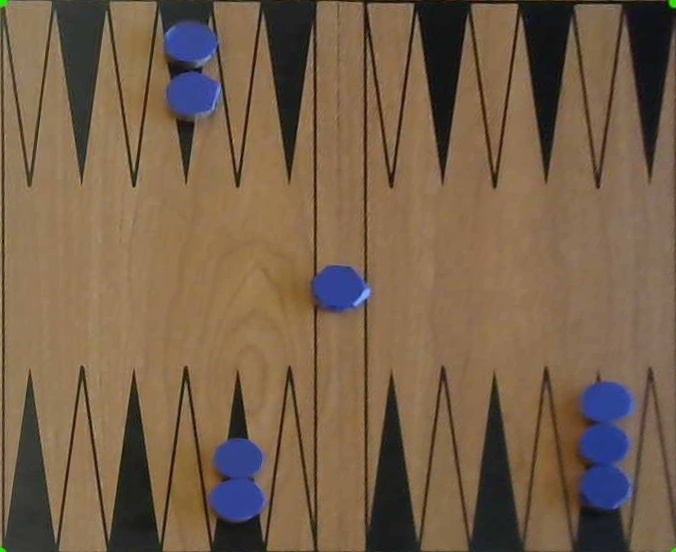
#> input picture Computer Vision/imageTest.jpg, 676 x 552 px, given in place of the camera
$ jupyter execute --allow-errors ComputerVision.ipynb   (text cells are left out)
#> lines starting #> are read from the running program, lines starting #| are printed output that depends on the picture
[cell 1]
# Install a pip package in the current Jupyter kernel
# import sys
# !{sys.executable} -m pip install --upgrade imutils
# !{sys.executable} -m pip install --upgrade opencv-python
# !{sys.executable} -m pip install --upgrade keyboard

[cell 2]
# import the necessary packages
import argparse
import imutils
import cv2
import numpy as np

[cell 3]
# CONSTANTS

# Constant for where the camera is
# 0 is where the black player sits
# 1 is side of board turning 90 degrees anticlockwise
# 2 is where the white player sits
# 3 is 90 degrees clockwise from where the black player sits
BOARD_SIDE = 3
BOARD_ANGLE = BOARD_SIDE * 90

SPIKE_WIDTH = 1 / 13
SPIKE_RADIUS = SPIKE_WIDTH / 2
SPIKE_HEIGHT = 8.5 / 22
MIDDLE_HEIGHT = 1 - (2 * SPIKE_HEIGHT)

BLACK_COLOUR_LOWER = [50,104,110]
BLACK_COLOUR_HIGHER = [179,255,255]

WHITE_COLOUR_LOWER = [50,0,200]
WHITE_COLOUR_HIGHER = [179,255,255]

BORDER_COLOUR_LOWER = [25,105,149]
BORDER_COLOUR_HIGHER = [60,255,255]

TOKEN_RADIUS = SPIKE_RADIUS
TOKEN_GAP = SPIKE_WIDTH + 0.2 / 22

[cell 4]
def get_shapes(image, lower, upper, seperate = False):
    lower = np.array(lower, dtype = "uint8")
    upper = np.array(upper, dtype = "uint8")

    # Our image is already white on black, but we apply grayscale
    # again, blur the image for better detection and then apply
    # a threshold.
    hsv = cv2.cvtColor(image, cv2.COLOR_BGR2HSV)
    mask = cv2.inRange(hsv, lower, upper)
    image = cv2.bitwise_and(image, image, mask = mask)

    cv2.imshow("output", image)
    cv2.waitKey(0)
    cv2.destroyAllWindows()

    cnt = None

    gray = cv2.cvtColor(image, cv2.COLOR_BGR2GRAY)
    blurred = cv2.GaussianBlur(gray, (5, 5), 0)
    thresh = cv2.threshold(blurred, 60, 255, cv2.THRESH_OTSU)[1]

    if seperate:

        kernel = np.ones((3,3),np.uint8)
        opening = cv2.morphologyEx(thresh,cv2.MORPH_OPEN,kernel, iterations = 2) #gets rid of small unwanted features


        dist_transform = cv2.distanceTransform(opening,cv2.DIST_L2,5) #points further away from the edge are grayed more
        ret, separate = cv2.threshold(dist_transform,0.7*dist_transform.max(),255,0) #binarize

        separate = np.uint8(separate)

        cv2.imshow("circles mask", separate)
        cv2.waitKey(0)
        cv2.destroyAllWindows()
        # We find the contours on the small circles calculated from the code
        cnts = cv2.findContours(separate.copy(), cv2.RETR_EXTERNAL,cv2.CHAIN_APPROX_SIMPLE)
    else:
        # If we do not want to seperate the circles we simply find contours
        # on a copy of the threshold
        cnts = cv2.findContours(thresh.copy(), cv2.RETR_EXTERNAL,cv2.CHAIN_APPROX_SIMPLE)


    # find the colors within the specified boundaries and apply the mask

    # Each element has the form (x,y,area)
    xs = [];
    ys = [];
    areas = [];

    # Contours are a curve that joins all the continous points
    # around an object with a specific colour intensity.
    # in openCV this is finding white objects on a black background.
    cnts = imutils.grab_contours(cnts)


    # loop over the contours
    for c in cnts:
        # Compute the center of the contour
        M = cv2.moments(c) # Weighted average of pixel intensities

        # Computing the coordinates of the centre of each token.
        # Coordinates are relative to the image.
        # So they are on a 1200 by 720 grid.

        # Small amount of the colour picked up, ignore as no area so
        # will not be a token.
        if M["m00"] <= 0: continue

        xs.append(M["m10"] / M["m00"])
        ys.append(M["m01"] / M["m00"])

        x = int(M["m10"] / M["m00"])
        y = int(M["m01"] / M["m00"])

        # Code off of the internet that can plot the contours.
        cv2.drawContours(image, [c], -1, (0, 255, 0), 2)
        cv2.circle(image, (x, y), 7, (255, 255, 255), -1)
        cv2.putText(image, "center", (x - 20, y - 20),
        cv2.FONT_HERSHEY_SIMPLEX, 0.5, (255, 255, 255), 2)

        cv2.imshow('board.jpg',image)
        cv2.waitKey(0)
        cv2.destroyAllWindows()

    return np.vstack((xs,ys))

[cell 5]
def perspective_transform(image):

    pts = np.transpose(get_shapes(image, BORDER_COLOUR_LOWER, BORDER_COLOUR_HIGHER))
    rect = np.zeros((4, 2), dtype = "float32")

    a = pts.sum(axis = 1)
    rect[0] = pts[np.argmin(a)]
    rect[3] = pts[np.argmax(a)]

    b = np.diff(pts, axis = 1)
    rect[1] = pts[np.argmin(b)]
    rect[2] = pts[np.argmax(b)]

    (tl, tr, bl, br) = rect

    widthA = np.sqrt(((br[0] - bl[0]) ** 2) + ((br[1] - bl[1]) ** 2))
    widthB = np.sqrt(((tr[0] - tl[0]) ** 2) + ((tr[1] - tl[1]) ** 2))
    maxWidth = max(int(widthA), int(widthB))

    heightA = np.sqrt(((tr[0] - br[0]) ** 2) + ((tr[1] - br[1]) ** 2))
    heightB = np.sqrt(((tl[0] - bl[0]) ** 2) + ((tl[1] - bl[1]) ** 2))
    maxHeight = max(int(heightA), int(heightB))

    dst = np.array([[0, 0],[maxWidth , 0],[0, maxHeight],[maxWidth, maxHeight]], dtype = "float32")

    # compute the perspective transform matrix and then apply it
    pt = cv2.getPerspectiveTransform(rect, dst)
    warped = cv2.warpPerspective(image, pt, (maxWidth, maxHeight))


    return warped

[cell 6]
# [51 lines left out: function report_positions, not called in this run]

[cell 7]
# [18 lines left out: function count_colours, not called in this run]

[cell 8]
def abstract_board(board):
    return [count_colours(spike) for spike in board]

[cell 9]
class VisionError(Exception):
    # Base class for exceptions for computer vision
    pass

class CameraReadError(VisionError):
    # Exception raised for error reading from the camera.
    def __init__(self, message):
        self.message = message

class BoardStateError(VisionError):
    # Exepction raised for multiple colours appear to be on the same spike
    def __init__(self, message):
        self.message = message

class MoveRegisteredError(VisionError):
    # Exception raised for multiple pieces being knocked off from one spike
    def __init__(self, message):
        self.message = message

[cell 10]
# TEST BOARDS

test_board1 = [("W", 2),("N", 0),("N", 0),("N", 0),("N", 0),("B", 5),
                 ("N", 0),("B", 3),("N", 0),("N", 0),("N", 0),("W", 5),
                 ("B", 5),("N", 0),("N", 0),("N", 0),("W", 3),("N", 0),
                 ("W", 5),("N", 0),("N", 0),("N", 0),("N", 0),("B", 2)]

test_board2 = [("W", 1),("W", 1),("N", 0),("N", 0),("N", 0),("B", 5),
              ("N", 0),("B", 3),("N", 0),("N", 0),("N", 0),("W", 5),
              ("B", 5),("N", 0),("N", 0),("N", 0),("W", 3),("N", 0),
              ("W", 5),("N", 0),("N", 0),("N", 0),("N", 0),("B", 2)]


test_board3 = [("W", 1),("W", 1),("N", 0),("N", 0),("N", 0),("B", 5),
              ("B", 2),("B", 1),("N", 0),("N", 0),("N", 0),("W", 5),
              ("B", 5),("N", 0),("N", 0),("N", 0),("W", 3),("N", 0),
              ("W", 5),("N", 0),("N", 0),("N", 0),("N", 0),("B", 2)]


test_board4 = [("W", 1),("W", 1),("N", 0),("N", 0),("N", 0),("B", 5),
              ("B", 2),("B", 1),("N", 0),("N", 0),("N", 0),("W", 5),
              ("B", 5),("N", 0),("N", 0),("N", 0),("W", 3),("N", 0),
              ("W", 2),("W", 1),("B", 2),("W", 2),("N", 0),("N", 0)]

[cell 11]
# [33 lines left out: function compare_boards, not called in this run]

[cell 12]
# Small test module used when not testing with actual images.
# [10 lines left out: function test_compare, not called in this run]

[cell 13]
class Vision:
    def __init__(self):
        # An abstract representation of the board
        # it may not know the total number of tokens
        # on stacked spikes
        self.abstract = [("W", 2),("N", 0),("N", 0),("N", 0),("N", 0),("B", 5),
                         ("N", 0),("B", 3),("N", 0),("N", 0),("N", 0),("W", 5),
                         ("B", 5),("N", 0),("N", 0),("N", 0),("W", 3),("N", 0),
                         ("W", 5),("N", 0),("N", 0),("N", 0),("N", 0),("B", 2)]
        # Stores the physical positions as well as colours of the pieces
        self.physical = None
        # Stores the physical positions of the knocked out pieces
        self.bar_white = None
        self.bar_black = None
        # The index of the webcam
        self.camera_index = 0

        self.free_spot = (SPIKE_WIDTH * 6.5, TOKEN_RADIUS)


    # [73 lines left out: function get_move, not called in this run]


    def update_board(self):
        # Capturing the image from a camera
        cam = cv2.VideoCapture(self.camera_index)
        retrieved, image = cam.read()

        if retrieved == False:
            raise CameraReadError("Error reading from webcam")

        # Rotating the image
        height, width, channels = image.shape
        M = cv2.getRotationMatrix2D((width / 2, height / 2), BOARD_ANGLE, 1)
        image = cv2.warpAffine(image, M, (width, height))

        cv2.imshow('board.jpg',image)
        cv2.waitKey(0)
        cv2.destroyAllWindows()

        # Transforming the image to only include the board
        image = perspective_transform(image)

        # Retrieving the piece details from the board
        self.physical, self.bar_black, self.bar_white = report_positions(image)
        old_board = self.abstract

        self.abstract = abstract_board(self.physical)

        # Returning old board so it can be used for comparisons
        return old_board


    def play(self):
        while input("Capture image before move...  (q and enter to quit)") != "q":
            try:
                self.update_board()
                input("Capture image after move... ")
                old_board = self.update_board()
                add, sub = compare_boards(old_board, self.abstract)
                print(self.abstract)
                print(len(self.bar_white))
                print(len(self.bar_black))
                print(add)
                print(sub)
            except VisionError as e:
                print("####### Move failed #######")
                print("Reason: ")
                print(e.message)
                print("###########################")

    # [14 lines left out: function take_turn, not called in this run]

[cell 14]
def test_play ():
    v = Vision()
    v.play()
#> the answer given: imageTest.jpg
#> in update_board, image is the input picture: shape (552, 676, 3); mean B, G, R 74.3, 96.6, 118.6
#> in update_board, `image = cv2.warpAffine(image, M, (width, height))`:
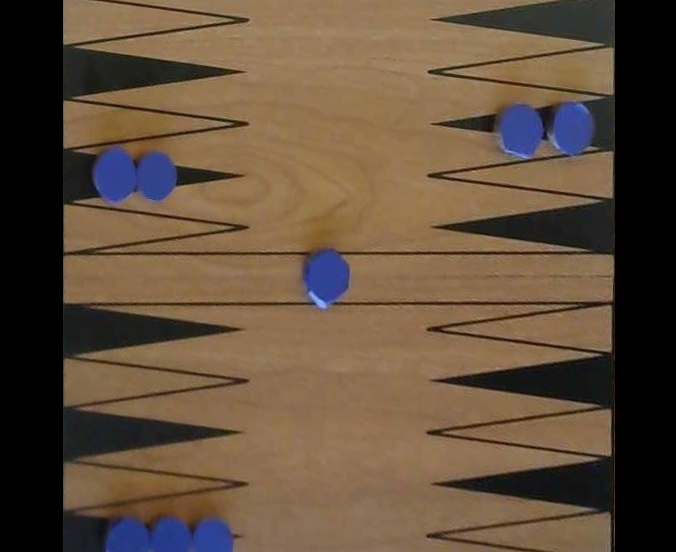
#> image: shape (552, 676, 3); mean B, G, R 59.7, 78.5, 97.2
#> in get_shapes, `hsv = cv2.cvtColor(image, cv2.COLOR_BGR2HSV)`: hsv: shape (552, 676, 3); mean H, S, V 20.7, 88, 100.3
#> in get_shapes, `mask = cv2.inRange(hsv, lower, upper)`: mask: shape (552, 676); every value is 0
#> in get_shapes, `image = cv2.bitwise_and(image, image, mask = mask)`: image: shape (552, 676, 3); every value is 0
#> in get_shapes, `cnts = cv2.findContours(thresh.copy(), cv2.RETR_EXTERNAL,cv2.CHAIN_APP..`: cnts = 0 contours
#> in get_shapes, `cnts = imutils.grab_contours(cnts)`: cnts = []
#> in perspective_transform, `pts = np.transpose(get_shapes(image, BORDER_COLOUR_LOWER, BORDER_COLOU..`: pts = empty array
